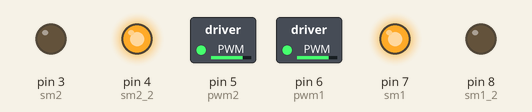
Simulated run of this sketch. Board: Arduino Uno, built with avr-gcc and run on an emulated ATmega328P. On the bench: switched loads named in the sketch (green lamp = pin HIGH), output pins drawn as LEDs (lit = HIGH).

Above: at 0.1 s.
Timing chart, 0 to 1.6 s (numbered marks = the images above):
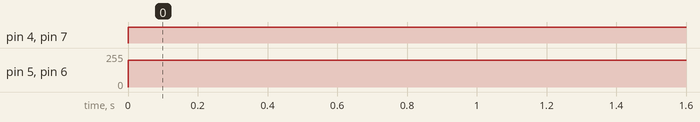

Measured:
- by itself, pin 4 (sm2_2), pin 7 (sm1): LOW → HIGH at 0.00 s
- by itself, pin 5 (pwm2), pin 6 (pwm1): 0/255 → 200/255 at 0.00 s

The sketch:

motores.ino
```cpp
//DC Motors

//IZQ: VERDE
const int sm1 = 7;
const int sm1_2 = 8;
const int pwm1 = 6;//columna h protoboard
//DER: VIOLETA o AZUL
const int sm2 = 3;
const int sm2_2 = 4;
const int pwm2 = 5;//columna c

void setup() {
  //Motores
  pinMode(sm1, OUTPUT);
  pinMode(sm1_2, OUTPUT);
  pinMode(pwm1, OUTPUT);
  pinMode(sm2, OUTPUT);
  pinMode(sm2_2, OUTPUT);
  pinMode(pwm2, OUTPUT);

}
int vel = 200;
void loop() {

  //Deben moverse los dos hacia delante
  digitalWrite(sm1,HIGH);
  digitalWrite(sm2,LOW);
  digitalWrite(sm1_2,LOW);
  digitalWrite(sm2_2,HIGH);

  analogWrite(pwm1,vel);
  analogWrite(pwm2,vel);

  delay(5000);
}
```
